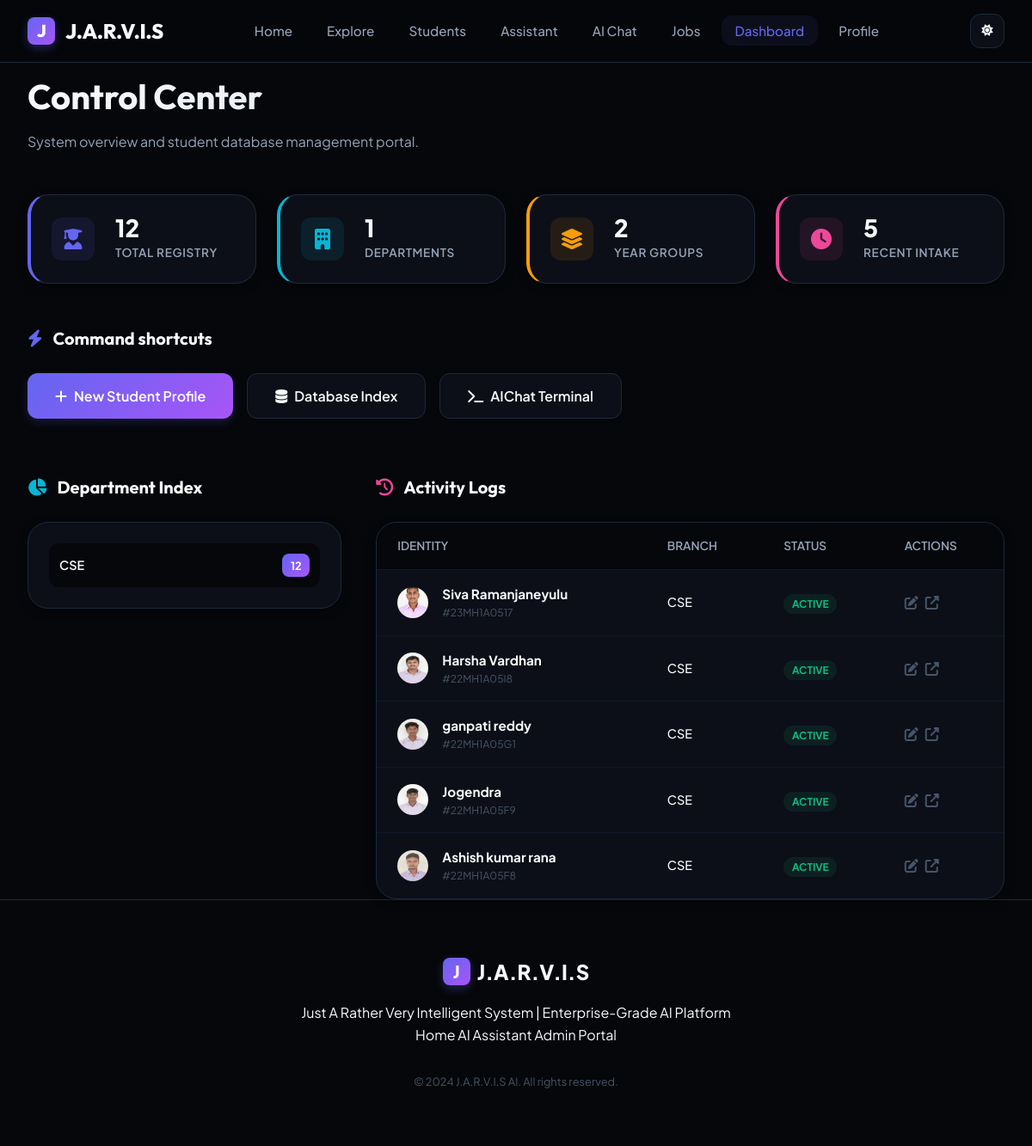
The app's page /admin/dashboard (signed in) with its own data.
### models.py (models this page shows, shortened)
class Student(db.Model):
    __tablename__ = 'student'
    id = db.Column(db.Integer, primary_key=True)
    name = db.Column(db.String(100), nullable=False)
    roll_no = db.Column(db.String(20), unique=True, nullable=False)
    department = db.Column(db.String(50), nullable=False)
    year = db.Column(db.Integer, nullable=False)
    email = db.Column(db.String(100), unique=True)
    phone = db.Column(db.String(15))
    _skills = db.Column('skills', db.Text, default='[]')
    _projects = db.Column('projects', db.Text, default='[]')
    _internships = db.Column('internships', db.Text, default='[]')
    image_path = db.Column(db.String(200))
    _face_embedding = db.Column('face_embedding', db.LargeBinary)
    _text_embedding = db.Column('text_embedding', db.LargeBinary)
    created_at = db.Column(db.DateTime, default=datetime.utcnow)
    updated_at = db.Column(db.DateTime, default=datetime.utcnow, onupdate=datetime.utcnow)
    @property
    def skills(self):
        return json.loads(self._skills) if self._skills else []
    @skills.setter
    def skills(self, value):
        self._skills = json.dumps(value) if value else '[]'
    @property
    def projects(self):
        return json.loads(self._projects) if self._projects else []
    @projects.setter
    def projects(self, value):
        self._projects = json.dumps(value) if value else '[]'
    @property
    def internships(self):
        return json.loads(self._internships) if self._internships else []
    @internships.setter
    def internships(self, value):
        self._internships = json.dumps(value) if value else '[]'
    @property
    def face_embedding(self):
        return pickle.loads(self._face_embedding) if self._face_embedding else None
    @face_embedding.setter
    def face_embedding(self, value):
        if value is not None:
            self._face_embedding = pickle.dumps(value)
        else:
            self._face_embedding = None
    @property
    def text_embedding(self):
        return pickle.loads(self._text_embedding) if self._text_embedding else None
    @text_embedding.setter
    def text_embedding(self, value):
        if value is not None:
            self._text_embedding = pickle.dumps(value)
        else:
            self._text_embedding = None

### routes/admin.py (the view)
@admin_bp.route('/dashboard')
@login_required
def dashboard():
    total_students = Student.query.count()
    departments = db.session.query(Student.department, db.func.count(Student.id))\
        .group_by(Student.department).all()
    year_stats = db.session.query(Student.year, db.func.count(Student.id))\
        .group_by(Student.year).all()
    recent_students = Student.query.order_by(Student.created_at.desc()).limit(5).all()
    return render_template('admin/dashboard.html',
                         total_students=total_students,
                         departments=departments,
                         year_stats=year_stats,
                         recent_students=recent_students)

### templates/admin/dashboard.html (shortened to what this page needs)
{% extends 'base.html' %}
{% block content %}
<div class="container">
    <div style="margin-bottom: 3rem;">
        <h1
            style="font-size: 2.5rem; background: var(--grad-text); -webkit-background-clip: text; background-clip: text; -webkit-text-fill-color: transparent; margin-bottom: 0.5rem;">
            Control Center
        </h1>
        <p style="color: var(--text-muted);">System overview and student database management portal.</p>
    </div>
    <div
        style="display: grid; grid-template-columns: repeat(auto-fit, minmax(240px, 1fr)); gap: 1.5rem; margin-bottom: 3rem;">
        <div class="jarvis-card"
            style="padding: 1.5rem; display: flex; align-items: center; gap: 1.5rem; border-left: 4px solid var(--primary);">
            <div
                style="width: 50px; height: 50px; background: rgba(99, 102, 241, 0.1); color: var(--primary); border-radius: 12px; display: flex; align-items: center; justify-content: center; font-size: 1.5rem;">
                <i class="fas fa-user-graduate"></i>
            </div>
            <div>
                <div style="font-size: 1.75rem; font-weight: 800; line-height: 1;">{{ total_students }}</div>
                <div
                    style="color: var(--text-muted); font-size: 0.85rem; font-weight: 600; text-transform: uppercase; letter-spacing: 0.05em; margin-top: 0.3rem;">
                    Total Registry</div>
            </div>
        </div>
        <div class="jarvis-card"
            style="padding: 1.5rem; display: flex; align-items: center; gap: 1.5rem; border-left: 4px solid var(--secondary);">
            <div
                style="width: 50px; height: 50px; background: rgba(6, 182, 212, 0.1); color: var(--secondary); border-radius: 12px; display: flex; align-items: center; justify-content: center; font-size: 1.5rem;">
                <i class="fas fa-building"></i>
            </div>
            <div>
                <div style="font-size: 1.75rem; font-weight: 800; line-height: 1;">{{ departments|length }}</div>
                <div
                    style="color: var(--text-muted); font-size: 0.85rem; font-weight: 600; text-transform: uppercase; letter-spacing: 0.05em; margin-top: 0.3rem;">
                    Departments</div>
            </div>
        </div>
        <div class="jarvis-card"
            style="padding: 1.5rem; display: flex; align-items: center; gap: 1.5rem; border-left: 4px solid var(--warning);">
            <div
                style="width: 50px; height: 50px; background: rgba(245, 158, 11, 0.1); color: var(--warning); border-radius: 12px; display: flex; align-items: center; justify-content: center; font-size: 1.5rem;">
                <i class="fas fa-layer-group"></i>
            </div>
            <div>
                <div style="font-size: 1.75rem; font-weight: 800; line-height: 1;">{{ year_stats|length }}</div>
                <div
                    style="color: var(--text-muted); font-size: 0.85rem; font-weight: 600; text-transform: uppercase; letter-spacing: 0.05em; margin-top: 0.3rem;">
                    Year Groups</div>
            </div>
        </div>
        <div class="jarvis-card"
            style="padding: 1.5rem; display: flex; align-items: center; gap: 1.5rem; border-left: 4px solid var(--accent);">
            <div
                style="width: 50px; height: 50px; background: rgba(236, 72, 153, 0.1); color: var(--accent); border-radius: 12px; display: flex; align-items: center; justify-content: center; font-size: 1.5rem;">
                <i class="fas fa-clock"></i>
            </div>
            <div>
                <div style="font-size: 1.75rem; font-weight: 800; line-height: 1;">{{ recent_students|length }}</div>
                <div
                    style="color: var(--text-muted); font-size: 0.85rem; font-weight: 600; text-transform: uppercase; letter-spacing: 0.05em; margin-top: 0.3rem;">
                    Recent Intake</div>
            </div>
        </div>
    </div>
    <div style="margin-bottom: 4rem;">
        <h3 style="font-size: 1.25rem; margin-bottom: 1.5rem; display: flex; align-items: center; gap: 0.75rem;">
            <i class="fas fa-bolt" style="color: var(--primary);"></i> Command shortcuts
        </h3>
        <div style="display: flex; gap: 1rem; flex-wrap: wrap;">
            <a href="{{ url_for('admin.add_student') }}" class="btn btn-primary" style="padding: 0.8rem 2rem;">
                <i class="fas fa-plus"></i> New Student Profile
            </a>
            <a href="{{ url_for('admin.students') }}" class="btn"
                style="background: var(--bg-card); border: 1px solid var(--border); padding: 0.8rem 2rem;">
                <i class="fas fa-database"></i> Database Index
            </a>
            <a href="{{ url_for('chat.chat') }}" class="btn"
                style="background: var(--bg-card); border: 1px solid var(--border); padding: 0.8rem 2rem;">
                <i class="fas fa-terminal"></i> AIChat Terminal
            </a>
        </div>
    </div>
    <div style="display: grid; grid-template-columns: 1fr 2fr; gap: 2.5rem;">
        <section>
            <h3 style="font-size: 1.25rem; margin-bottom: 1.5rem; display: flex; align-items: center; gap: 0.75rem;">
                <i class="fas fa-chart-pie" style="color: var(--secondary);"></i> Department Index
            </h3>
            <div class="jarvis-card" style="padding: 1.5rem;">
                <div style="display: flex; flex-direction: column; gap: 1rem;">
                    {% for dept, count in departments %}
                    <div
                        style="display: flex; justify-content: space-between; align-items: center; padding: 0.75rem; background: var(--bg-page); border-radius: var(--radius-md);">
                        <span style="font-weight: 600; font-size: 0.9rem;">{{ dept }}</span>
                        <span
                            style="background: var(--grad-primary); color: white; padding: 0.2rem 0.6rem; border-radius: var(--radius-sm); font-size: 0.8rem; font-weight: 700;">{{
                            count }}</span>
                    </div>
                    {% endfor %}
                </div>
            </div>
        </section>
        <section>
            <h3 style="font-size: 1.25rem; margin-bottom: 1.5rem; display: flex; align-items: center; gap: 0.75rem;">
                <i class="fas fa-history" style="color: var(--accent);"></i> Activity Logs
            </h3>
            <div class="jarvis-card" style="padding: 0; overflow: hidden;">
                <table style="width: 100%; border-collapse: collapse;">
                    <thead style="background: var(--bg-page); text-align: left;">
                        <tr>
                            <th
                                style="padding: 1rem 1.5rem; font-size: 0.85rem; color: var(--text-muted); font-weight: 600;">
                                IDENTITY</th>
                            <th
                                style="padding: 1rem 1.5rem; font-size: 0.85rem; color: var(--text-muted); font-weight: 600;">
                                BRANCH</th>
                            <th
                                style="padding: 1rem 1.5rem; font-size: 0.85rem; color: var(--text-muted); font-weight: 600;">
                                STATUS</th>
                            <th
                                style="padding: 1rem 1.5rem; font-size: 0.85rem; color: var(--text-muted); font-weight: 600;">
                                ACTIONS</th>
                        </tr>
                    </thead>
                    <tbody>
                        {% for student in recent_students %}
                        <tr style="border-top: 1px solid var(--border-dim); transition: var(--transition);"
                            onmouseover="this.style.background='rgba(99, 102, 241, 0.02)'"
                            onmouseout="this.style.background='transparent'">
                            <td style="padding: 1rem 1.5rem;">
                                <div style="display: flex; align-items: center; gap: 1rem;">
                                    <div
                                        style="width: 36px; height: 36px; border-radius: 50%; overflow: hidden; background: var(--bg-page);">
                                        {% if student.image_path %}
                                        <img src="{{ url_for('static', filename=student.image_path) }}" alt=""
                                            style="width: 100%; height: 100%; object-fit: cover;">
                                        {% else %}
                                        <div
                                            style="width: 100%; height: 100%; display: flex; align-items: center; justify-content: center; font-size: 0.8rem; font-weight: 700; color: var(--primary);">
                                            {{ student.name[0] }}</div>
                                        {% endif %}
                                    </div>
                                    <div>
                                        <div style="font-weight: 700; font-size: 0.95rem;">{{ student.name }}</div>
                                        <div style="font-size: 0.75rem; color: var(--text-dim);">#{{ student.roll_no }}
                                        </div>
                                    </div>
                                </div>
                            </td>
                            <td style="padding: 1rem 1.5rem; font-size: 0.9rem; font-weight: 500;">{{ student.department
                                }}
                            </td>
                            <td style="padding: 1rem 1.5rem;">
                                <span
                                    style="font-size: 0.75rem; font-weight: 700; color: var(--success); background: rgba(16, 185, 129, 0.1); padding: 0.25rem 0.6rem; border-radius: var(--radius-full);">ACTIVE</span>
                            </td>
                            <td style="padding: 1rem 1.5rem;">
                                <div style="display: flex; gap: 0.5rem;">
                                    <a href="{{ url_for('admin.edit_student', id=student.id) }}"
                                        style="color: var(--text-dim); transition: var(--transition);"
                                        onmouseover="this.style.color='var(--primary)'"><i class="fas fa-edit"></i></a>
                                    <a href="{{ url_for('student.profile', id=student.id) }}"
                                        style="color: var(--text-dim); transition: var(--transition);"
                                        onmouseover="this.style.color='var(--primary)'"><i
                                            class="fas fa-external-link-alt"></i></a>
                                </div>
                            </td>
                        </tr>
                        {% endfor %}
                    </tbody>
                </table>
            </div>
        </section>
    </div>
</div>
{% endblock %}

### static/css/style.css (style rules this page uses)
:root { --primary: #6366f1; --primary-light: #818cf8; --primary-dark: #4f46e5; --secondary: #06b6d4; --accent: #ec4899; --success: #10b981; --warning: #f59e0b; --error: #ef4444; --info: #3b82f6; --bg-page: #f8fafc; --bg-card: #ffffff; --bg-nav: rgba(255, 255, 255, 0.8); --text-main: #0f172a; --text-muted: #64748b; --text-dim: #94a3b8; --border: #e2e8f0; --border-dim: #f1f5f9; --grad-primary: linear-gradient(135deg, #6366f1 0%, #a855f7 100%); --grad-surface: linear-gradient(135deg, rgba(255, 255, 255, 0.1) 0%, rgba(255, 255, 255, 0.05) 100%); --grad-text: linear-gradient(135deg, #0f172a 0%, #334155 100%); --shadow-sm: 0 2px 4px rgba(0, 0, 0, 0.02); --shadow-md: 0 4px 12px rgba(0, 0, 0, 0.05); --shadow-lg: 0 12px 24px rgba(0, 0, 0, 0.08); --shadow-xl: 0 20px 48px rgba(0, 0, 0, 0.12); --shadow-glass: 0 8px 32px rgba(0, 0, 0, 0.04); --radius-sm: 8px; --radius-md: 12px; --radius-lg: 18px; --radius-xl: 24px; --radius-full: 9999px; --transition: all 0.3s cubic-bezier(0.4, 0, 0.2, 1); --font-main: 'Plus Jakarta Sans', sans-serif; --font-heading: 'Outfit', sans-serif; }
[data-theme="dark"] { --bg-page: #05070a; --bg-card: #0c0f17; --bg-nav: rgba(5, 7, 10, 0.8); --text-main: #f8fafc; --text-muted: #94a3b8; --text-dim: #475569; --border: #1e293b; --border-dim: #0f172a; --grad-text: linear-gradient(135deg, #f8fafc 0%, #cbd5e1 100%); --shadow-md: 0 4px 12px rgba(0, 0, 0, 0.3); --shadow-lg: 0 12px 24px rgba(0, 0, 0, 0.4); --shadow-xl: 0 20px 48px rgba(0, 0, 0, 0.5); }
* { margin: 0; padding: 0; box-sizing: border-box; }
body { font-family: var(--font-main); background-color: var(--bg-page); color: var(--text-main); line-height: 1.6; overflow-x: hidden; min-height: 100vh; }
h1, h2, h3, h4, h5, h6 { font-family: var(--font-heading); font-weight: 700; }
a { text-decoration: none; color: inherit; transition: var(--transition); }
.container { max-width: 1280px; margin: 0 auto; padding-left: 2rem; padding-right: 2rem; }
.jarvis-card { background: var(--bg-card); border: 1px solid var(--border); border-radius: var(--radius-xl); padding: 2.5rem; text-align: left; transition: var(--transition); position: relative; overflow: hidden; box-shadow: var(--shadow-md); }
.btn { padding: 0.75rem 1.5rem; border-radius: var(--radius-md); font-weight: 600; display: inline-flex; align-items: center; gap: 0.5rem; cursor: pointer; transition: var(--transition); border: none; }
.btn-primary { background: var(--grad-primary); color: white; box-shadow: 0 4px 12px rgba(99, 102, 241, 0.2); }

### records on screen
Student: department "CSE", id "12", image_path (picture), name "Siva Ramanjaneyulu", roll_no "23MH1A0517"
Student: image_path (picture), name "Harsha Vardhan", roll_no "22MH1A05I8", department "CSE"
Student: image_path (picture), name "ganpati reddy", roll_no "22MH1A05G1", department "CSE"
Student: image_path (picture), name "Jogendra", roll_no "22MH1A05F9", department "CSE"
Student: image_path (picture), name "Ashish kumar rana", roll_no "22MH1A05F8", department "CSE"

### other values on screen
{{ total_students }} "12"
{{ departments|length }} "1"
{{ year_stats|length }} "2"
{{ recent_students|length }} "5"
